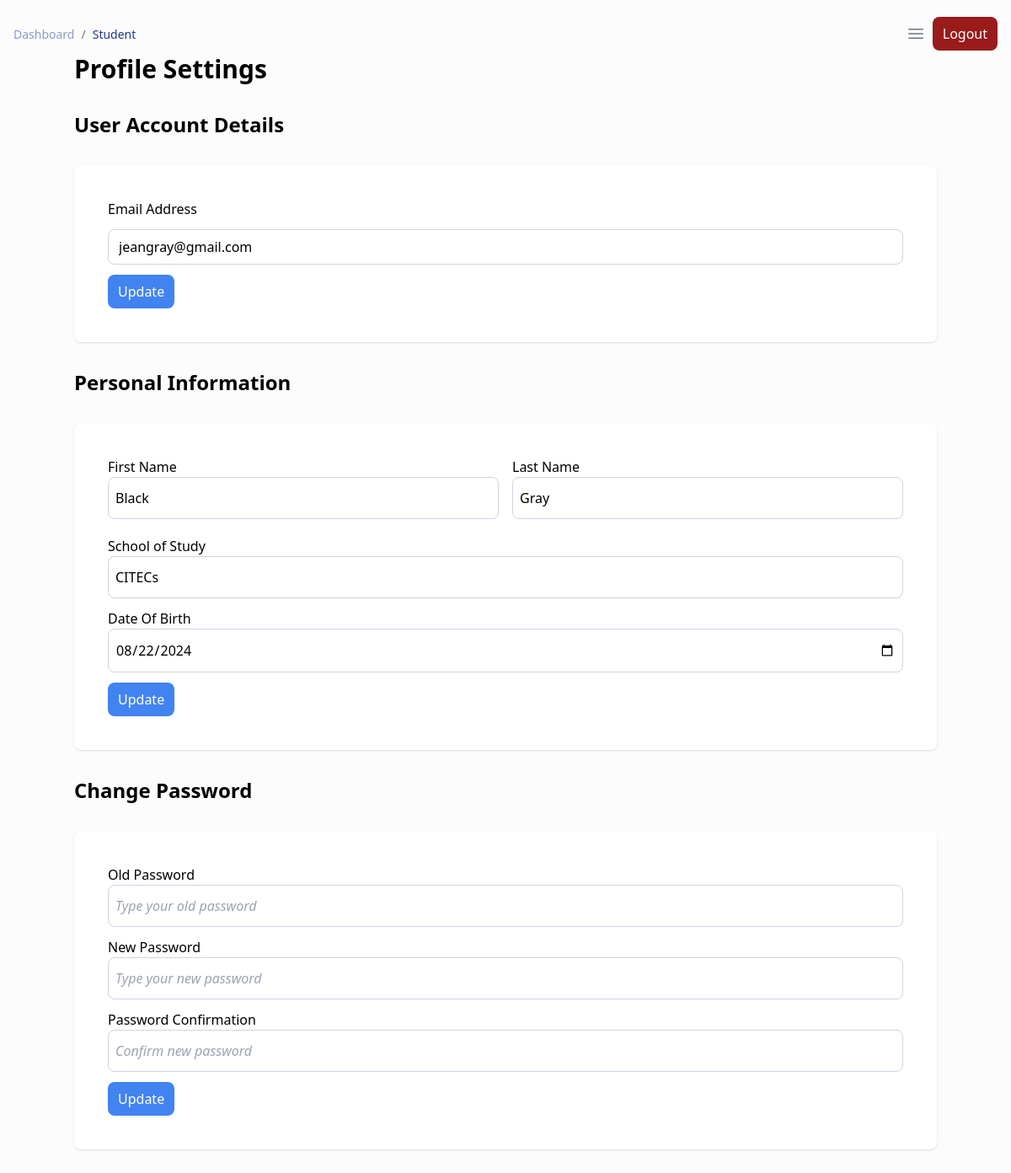
The app's page /student/profile.php (signed in) with its own data.
### tables this page shows
CREATE TABLE `users` (
  `id` int(10) NOT NULL,
  `is_admin` tinyint(1) NOT NULL DEFAULT 0,
  `email` varchar(255) NOT NULL,
  `gender` text NOT NULL,
  `password` varchar(255) NOT NULL,
  `created_at` timestamp NULL DEFAULT current_timestamp()
);

CREATE TABLE `students` (
  `id` int(11) NOT NULL,
  `user_id` int(11) NOT NULL,
  `batch_id` int(11) UNSIGNED DEFAULT NULL,
  `first_name` varchar(255) NOT NULL,
  `last_name` varchar(255) NOT NULL,
  `date_of_birth` date NOT NULL,
  `is_approved` tinyint(1) NOT NULL DEFAULT 0,
  `school` varchar(255) NOT NULL,
  `created_at` timestamp NULL DEFAULT current_timestamp()
);

### config/settings.php (called while the page is built, shortened)
<?php
if(!function_exists("getConfig")){
    function getConfig($key){
            $siteConfig = [
                'site_name' => "EAMS",
                'app_mode' => "production",
                'base_url' => "http://localhost/Attendance-system",
                'base_path' => dirname(__DIR__, 1)
            ];
            return $siteConfig[$key] ?? null;
    }
}
?>

### includes/functions.php (called while the page is built, shortened)
<?php
require_once __DIR__ . "/../config/settings.php";
if(!function_exists("baseUrl")){
    function baseUrl(string $path = null, array $query = null){
        if($path !== null && $query !== null){
            $build = http_build_query($query);
            return getConfig(key: 'base_url') . "/" . $path . "?" . $build;
        }
        elseif($path !== null){
            return getConfig(key: 'base_url') . "/" . $path;
        }
        return getConfig(key: 'base_url');
    }
}
?>

### student/profile.php (the view, shortened to what this page needs)
<?php require_once "./templates/header.php" ?>
<?php
$student = [];
$user = [];
$userID = $_SESSION['loginID'];
$query = "SELECT * FROM students WHERE user_id = $userID";
$result = mysqli_query($connection, $query);
if (mysqli_num_rows($result) == 1) {
    $student = mysqli_fetch_assoc($result);
}
$userQuery = "SELECT * FROM users WHERE id = $userID";
$userResult = mysqli_query($connection, $userQuery);
if (mysqli_num_rows($userResult) == 1) {
    $user = mysqli_fetch_assoc($userResult);
}
?>
<script src="https://cdn.tailwindcss.com"></script>
<div class="min-h-screen bg-gray-50/50">
    <div class="p-4 xl:ml-80">
        <?php require_once "./templates/navigation.php" ?>
        <div class="container mx-auto">
            <h1 class="text-3xl font-semibold mb-8">Profile Settings</h1>
            <div class="grid grid-cols-1 gap-8 mb-8">
                <h2 class="text-2xl font-semibold">User Account Details</h2>
                <div class="min-h-fit p-10 bg-white shadow rounded-lg">
                    <form action="<?= baseUrl('student/action/update_user_account.php') ?>" method="POST" autocomplete="off">
                        <div class="mb-3">
                            <label for="email" class="block mb-3">Email Address </label>
                            <input type="email" name="email" id="email" class="border border-slate-300 rounded-lg px-3 py-2 w-full placeholder:italic " placeholder="Type email" value="<?= $user['email'] ?>" />
                        </div>
                        <button class="py-2 px-3 bg-[#4283f2] hover:bg-[#093c94] transition-all ease-in-out delay-75 rounded-lg text-white">Update</button>
                    </form>
                </div>
                <h2 class="text-2xl font-semibold">Personal Information</h2>
                <div class="min-h-fit p-10 bg-white shadow rounded-lg">
                    <form action="<?= baseUrl('student/action/update_info.php') ?>" method="POST" autocomplete="off">
                        <div class="grid grid-cols-1 md:grid-cols-2 gap-4 mb-5">
                            <div>
                                <label for="firstName">First Name</label>
                                <input type="text" name="firstName" id="firstName" class="w-full border border-slate-300 rounded-lg py-3 px-2 placeholder:italic" placeholder="Type your First Name" value="<?= $student['first_name'] ?? "" ?>" />
                            </div>
                            <div>
                                <label for="lastName">Last Name</label>
                                <input type="text" name="lastName" id="lastName" class="w-full border border-slate-300 rounded-lg py-3 px-2 placeholder:italic" placeholder="Type your Last Name" value="<?= $student['last_name'] ?? "" ?>" />
                            </div>
                        </div>
                        <div class="mb-3">
                            <label for="school">School of Study</label>
                            <input type="text" name="school" id="school" class="w-full border border-slate-300 rounded-lg py-3 px-2 placeholder:italic" placeholder="Type the name of your school" value="<?= $student['school'] ?>" />
                        </div>
                        <div class="mb-3">
                            <label for="dateOfBirth">Date Of Birth</label>
                            <input type="date" name="dateOfBirth" id="dateOfBirth" class="w-full border border-slate-300 rounded-lg py-3 px-2 placeholder:italic" value="<?= $student['date_of_birth'] ?>" />
                        </div>
                        <button class="py-2 px-3 bg-[#4283f2] hover:bg-[#093c94] transition-all ease-in-out delay-75 rounded-lg text-white">Update</button>
                    </form>
                </div>
                <h2 class="text-2xl font-semibold">Change Password</h2>
                <div class="min-h-fit p-10 bg-white shadow rounded-lg">
                    <form action="<?= baseUrl('student/action/update_password.php') ?>" method="POST" autocomplete="off">
                        <div class="mb-3">
                            <label for="oldPassword">Old Password</label>
                            <input type="password" name="oldPassword" id="oldPassword" class="w-full border border-slate-300 rounded-lg py-3 px-2  placeholder:italic" placeholder="Type your old password" />
                        </div>
                        <div class="mb-3">
                            <label for="newPassword">New Password</label>
                            <input type="password" name="newPassword" id="newPassword" class="w-full border border-slate-300 rounded-lg py-3 px-2  placeholder:italic" placeholder="Type your new password" />
                        </div>
                        <div class="mb-3">
                            <label for="passwordConfirmation">Password Confirmation</label>
                            <input type="password" name="passwordConfirmation" id="passwordConfirmation" class="w-full border border-slate-300 rounded-lg py-3 px-2 placeholder:italic" placeholder="Confirm new password" />
                        </div>
                        <button class="py-2 px-3 bg-[#4283f2] hover:bg-[#093c94] transition-all ease-in-out delay-75 rounded-lg text-white">Update</button>
                    </form>
                </div>
            </div>
        </div>
    </div>
    <?php require_once "./templates/footer.php" ?>

### records on screen
users: email "jeangray@gmail.com"
students: firstName "Black", lastName "Gray", school "CITECs", dateOfBirth "08/22/2024"
